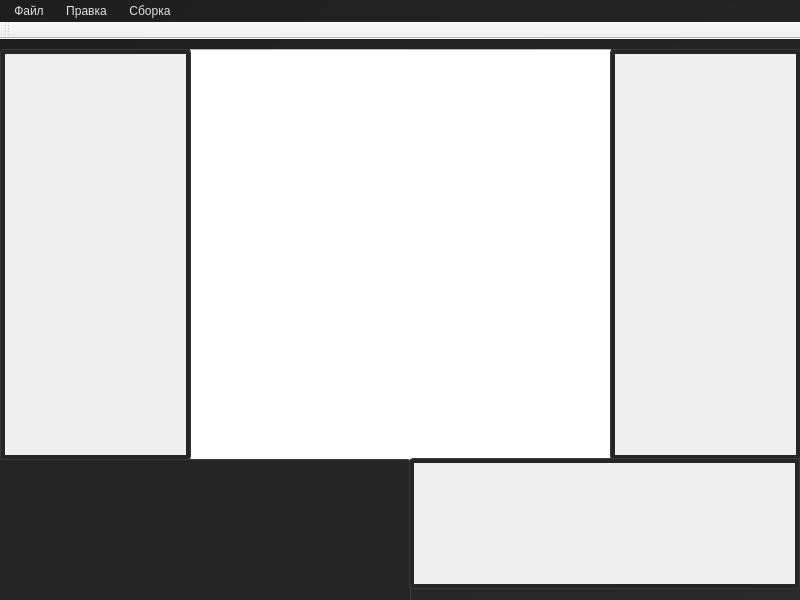
<?xml version="1.0" encoding="UTF-8"?>
<ui version="4.0">
 <class>MainWindow</class>
 <widget class="QMainWindow" name="MainWindow">
  <property name="geometry">
   <rect>
    <x>0</x>
    <y>0</y>
    <width>800</width>
    <height>600</height>
   </rect>
  </property>
  <property name="minimumSize">
   <size>
    <width>600</width>
    <height>400</height>
   </size>
  </property>
  <property name="windowTitle">
   <string>RL studio</string>
  </property>
  <property name="styleSheet">
   <string notr="true">/*Стиль для основы*/
QWidget {
    color: #E0E0E0;
	font-family: &quot;Roboto&quot;;
    font-size: 12px;
}

QWidget#editor_container, QWidget#settings_container, QWidget#learning_container {
    background: #2A2A2A; 
    border: none;
    margin: 0;
    padding: 0;
}

QMainWindow{
    background: qlineargradient(x1:0, y1:0, x2:1, y2:1, stop:0 #1e1e1e, stop:1 #2a2a2a);
}

/*Стиль для доков*/
QDockWidget {
    background: #383838;
    border: 1px solid #454545;
    /*titlebar-close-icon: url(:/img/img/Stop.svg);
    titlebar-normal-icon: url(:/icons/dock.svg);*/
    margin: 2px;
}

QDockWidget::title {
    background: #393939;
    padding: 6px;
    border-top: 2px solid #4285f4;
    border-radius: 4px 4px 0 0;
}

QDockWidget::close-button, QDockWidget::float-button {
    background: transparent;
    padding: 4px;
}

QDockWidget::close-button:hover, QDockWidget::float-button:hover {
    background: #525252;
}

/* Стили для кнопок*/
QPushButton {
    background: #323232;
    border: 1px solid #454545;
    border-radius: 4px;
    padding: 6px 12px;
}

QPushButton:hover {
    background: #424242;
    border-color: #4285f4;
}

QPushButton:pressed {
    background: #383838;
    border-color: #3275e4;
}

QPushButton:checked {
    background: #4285f4;
    border-color: #3275e4;
}

/* Стили для вкладок внутри редактора */
QTabWidget::pane {
    border: 1px solid #BB908D;
    border-radius: 4px;
    margin: 2px;
}

QTabWidget::tab-bar {
    left: 5px;
}

QTabBar::tab {
    background: #393939;
    border: none;
    padding: 8px 8px;
	margin: 0 0 4px 4px;
	border-radius: 4px 4px 0 0;
}

QTabBar::tab:selected {
    background: #525252;
    border-bottom: 2px solid #4285f4;
}

QTabBar::tab:hover {
    background: #525252;
}

/* Стили для разделителей */
QSplitter::handle {
    background: #454545;
    width: 4px;
}

/* Стили для выпадающих списков */
QComboBox {
    background: #393939;
    border: 1px solid #454545;
    border-radius: 4px;
    padding: 4px;
    min-width: 100px;
}

QComboBox::drop-down {
    border: none;
    width: 20px;
}

QComboBox QAbstractItemView {
    background: #393939;
    border: 1px solid #4285f4;
    selection-background-color: #4285f4;
}

/*Стили для полей ввода текста*/
QLineEdit {
    background: #323232;
    border: 1px solid #454545;
    border-radius: 4px;
    padding: 6px;
    selection-background-color: #4285f4;
    selection-color: white;

	font-family: &quot;Roboto&quot;;
    font-size: 24px;
}

QLineEdit:focus {
    border: 1px solid #4285f4;
    background: #383838;
}

/* Стили для QScrollArea и QPlainTextEdit */
QScrollArea, QPlainTextEdit, QTextEdit {
    background-color: #252525;
    border: 1px solid #3a3a3a;
    border-radius: 4px;
    padding: 4px;
    color: #e0e0e0;
    selection-background-color: #4285f4;
    selection-color: white;
}

/* Стили для SpinBox*/
/* Стили для SpinBox */
QSpinBox, QDoubleSpinBox {
    background: #323232;
    border: 1px solid #454545;
    border-radius: 4px;
    padding: 4px;
    min-width: 80px;
}

QSpinBox::up-button, QDoubleSpinBox::up-button {
    subcontrol-origin: border;
    subcontrol-position: top right;
    width: 20px;
    border-left: 1px solid #454545;
    border-bottom: 1px solid #454545;
    border-radius: 0 4px 0 0;
}

QSpinBox::down-button, QDoubleSpinBox::down-button {
    subcontrol-origin: border;
    subcontrol-position: bottom right;
    width: 20px;
    border-left: 1px solid #454545;
    border-radius: 0 0 4px 0;
}

QSpinBox::up-arrow, QDoubleSpinBox::up-arrow {
    image: url(:/img/img/ArrowUp.svg);
    width: 10px;
    height: 10px;
}

QSpinBox::down-arrow, QDoubleSpinBox::down-arrow {
    image: url(:/img/img/ArrowDown.svg);
    width: 10px;
    height: 10px;
}

QSpinBox::up-button:hover, QDoubleSpinBox::up-button:hover,
QSpinBox::down-button:hover, QDoubleSpinBox::down-button:hover {
    background: #424242;
}

/*Стили для контекстного меню*/
QMenu {
    background: #383838;
    border: 1px solid #555;
    padding: 4px;
}

QMenu::item {
    padding: 6px 24px 6px 12px;
}

QMenu::item:selected {
    background: #4285f4;
    color: white;
}

QMenu::separator {
    height: 1px;
    background: #555;
    margin: 4px 0;
}

QMenuBar {
    background: transparent;
    border: none;
}

QMenuBar::item {
    background: transparent;
    padding: 4px 8px;
    border-radius: 4px;
}

QMenuBar::item:selected {
    background: #4285f4;
}

QMenuBar::item:pressed {
    background: #3275e4;
}
</string>
  </property>
  <widget class="QWidget" name="centralwidget">
   <widget class="QGraphicsView" name="environment">
    <property name="geometry">
     <rect>
      <x>190</x>
      <y>10</y>
      <width>421</width>
      <height>411</height>
     </rect>
    </property>
   </widget>
   <widget class="QPlainTextEdit" name="log_panel">
    <property name="geometry">
     <rect>
      <x>-10</x>
      <y>420</y>
      <width>421</width>
      <height>151</height>
     </rect>
    </property>
   </widget>
   <widget class="QScrollArea" name="editor_panel">
    <property name="geometry">
     <rect>
      <x>0</x>
      <y>10</y>
      <width>191</width>
      <height>411</height>
     </rect>
    </property>
    <property name="styleSheet">
     <string notr="true"/>
    </property>
    <property name="widgetResizable">
     <bool>true</bool>
    </property>
    <widget class="QWidget" name="scrollAreaWidgetContents">
     <property name="geometry">
      <rect>
       <x>0</x>
       <y>0</y>
       <width>181</width>
       <height>401</height>
      </rect>
     </property>
    </widget>
   </widget>
   <widget class="QScrollArea" name="rl_settings_panel">
    <property name="geometry">
     <rect>
      <x>610</x>
      <y>10</y>
      <width>191</width>
      <height>411</height>
     </rect>
    </property>
    <property name="widgetResizable">
     <bool>true</bool>
    </property>
    <widget class="QWidget" name="scrollAreaWidgetContents_2">
     <property name="geometry">
      <rect>
       <x>0</x>
       <y>0</y>
       <width>181</width>
       <height>401</height>
      </rect>
     </property>
    </widget>
   </widget>
   <widget class="QScrollArea" name="learning_panel">
    <property name="geometry">
     <rect>
      <x>409</x>
      <y>419</y>
      <width>391</width>
      <height>131</height>
     </rect>
    </property>
    <property name="widgetResizable">
     <bool>true</bool>
    </property>
    <widget class="QWidget" name="scrollAreaWidgetContents_3">
     <property name="geometry">
      <rect>
       <x>0</x>
       <y>0</y>
       <width>381</width>
       <height>121</height>
      </rect>
     </property>
    </widget>
   </widget>
  </widget>
  <widget class="QMenuBar" name="menubar">
   <property name="geometry">
    <rect>
     <x>0</x>
     <y>0</y>
     <width>800</width>
     <height>25</height>
    </rect>
   </property>
   <widget class="QMenu" name="menu">
    <property name="title">
     <string>Файл</string>
    </property>
    <addaction name="create_proj"/>
    <addaction name="open_proj"/>
    <addaction name="save_proj"/>
    <addaction name="save_as_proj"/>
   </widget>
   <widget class="QMenu" name="menu_2">
    <property name="title">
     <string>Правка</string>
    </property>
    <addaction name="delete_obj"/>
   </widget>
   <widget class="QMenu" name="menu_3">
    <property name="title">
     <string>Сборка</string>
    </property>
    <widget class="QMenu" name="menu_4">
     <property name="title">
      <string>Алгоритм</string>
     </property>
     <addaction name="Q_learn_choice"/>
     <addaction name="DQN_choice"/>
    </widget>
    <addaction name="start_learning"/>
    <addaction name="menu_4"/>
   </widget>
   <addaction name="menu"/>
   <addaction name="menu_2"/>
   <addaction name="menu_3"/>
  </widget>
  <widget class="QToolBar" name="tool_bar">
   <property name="windowTitle">
    <string>Панель быстрого доступа</string>
   </property>
   <attribute name="toolBarArea">
    <enum>TopToolBarArea</enum>
   </attribute>
   <attribute name="toolBarBreak">
    <bool>false</bool>
   </attribute>
  </widget>
  <action name="create_proj">
   <property name="text">
    <string>Создать</string>
   </property>
   <property name="shortcut">
    <string>Ctrl+N</string>
   </property>
  </action>
  <action name="open_proj">
   <property name="text">
    <string>Открыть</string>
   </property>
   <property name="shortcut">
    <string>Ctrl+O</string>
   </property>
  </action>
  <action name="center_navigation">
   <property name="icon">
    <iconset resource="resources.qrc">
     <normaloff>:/img/img/CenterNavigation.svg</normaloff>:/img/img/CenterNavigation.svg</iconset>
   </property>
   <property name="text">
    <string>Перейти к центру среды</string>
   </property>
   <property name="menuRole">
    <enum>QAction::NoRole</enum>
   </property>
  </action>
  <action name="delete_obj">
   <property name="enabled">
    <bool>true</bool>
   </property>
   <property name="icon">
    <iconset resource="resources.qrc">
     <normaloff>:/img/img/Delete.svg</normaloff>:/img/img/Delete.svg</iconset>
   </property>
   <property name="text">
    <string>Удалить клетку</string>
   </property>
   <property name="shortcut">
    <string>Del</string>
   </property>
  </action>
  <action name="save_proj">
   <property name="text">
    <string>Сохранить</string>
   </property>
   <property name="shortcut">
    <string>Ctrl+S</string>
   </property>
  </action>
  <action name="save_as_proj">
   <property name="text">
    <string>Сохранить как</string>
   </property>
   <property name="shortcut">
    <string>Ctrl+Shift+S</string>
   </property>
  </action>
  <action name="start_learning">
   <property name="icon">
    <iconset resource="resources.qrc">
     <normaloff>:/img/img/Execute.svg</normaloff>:/img/img/Execute.svg</iconset>
   </property>
   <property name="text">
    <string>Запустить</string>
   </property>
   <property name="shortcut">
    <string>F5</string>
   </property>
  </action>
  <action name="Q_learn_choice">
   <property name="checkable">
    <bool>true</bool>
   </property>
   <property name="checked">
    <bool>true</bool>
   </property>
   <property name="text">
    <string>&amp;Q-learning</string>
   </property>
  </action>
  <action name="DQN_choice">
   <property name="checkable">
    <bool>true</bool>
   </property>
   <property name="text">
    <string>&amp;DQN</string>
   </property>
  </action>
  <action name="visualize_learning">
   <property name="icon">
    <iconset resource="resources.qrc">
     <normaloff>:/img/img/ClosedEye.svg</normaloff>:/img/img/ClosedEye.svg</iconset>
   </property>
   <property name="text">
    <string>Визуализировать</string>
   </property>
   <property name="menuRole">
    <enum>QAction::NoRole</enum>
   </property>
  </action>
  <action name="stop_learning">
   <property name="icon">
    <iconset resource="resources.qrc">
     <normaloff>:/img/img/Stop.svg</normaloff>:/img/img/Stop.svg</iconset>
   </property>
   <property name="text">
    <string>Остановить</string>
   </property>
   <property name="menuRole">
    <enum>QAction::NoRole</enum>
   </property>
  </action>
 </widget>
 <resources>
  <include location="resources.qrc"/>
 </resources>
 <connections/>
</ui>
